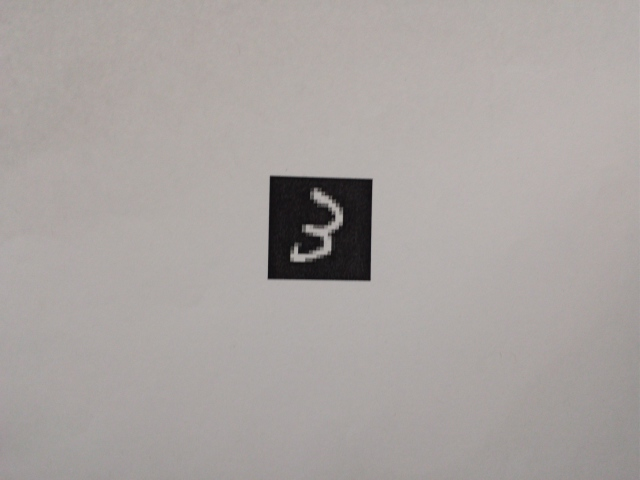
%> input picture image1.jpg, 640 x 480 px
$ octave --eval "result = roi(imread('image1.jpg'));"   (GNU Octave 9; MATLAB toolbox functions it lacks are replaced by stand-ins)
%> lines starting %> are read from the running program, lines starting %| are printed output that depends on the picture; in (x1, y1, x2, y2) boxes, pixels count from 0 and x2, y2 are one past the last pixel; in counts of white or black regions, pixels touching at a corner belong together; the program's own positions count from 1
function [ out ] = roi( img )
% Input should be the output of imread()
% Finds region of interest from input image
%   We know we want an set of digits within a black box,
%   withing a white box, that's somewhere in the image

% ---------------------------------------------------------------
% Get white projector image
% ---------------------------------------------------------------
img = imread('images/img12.jpg');
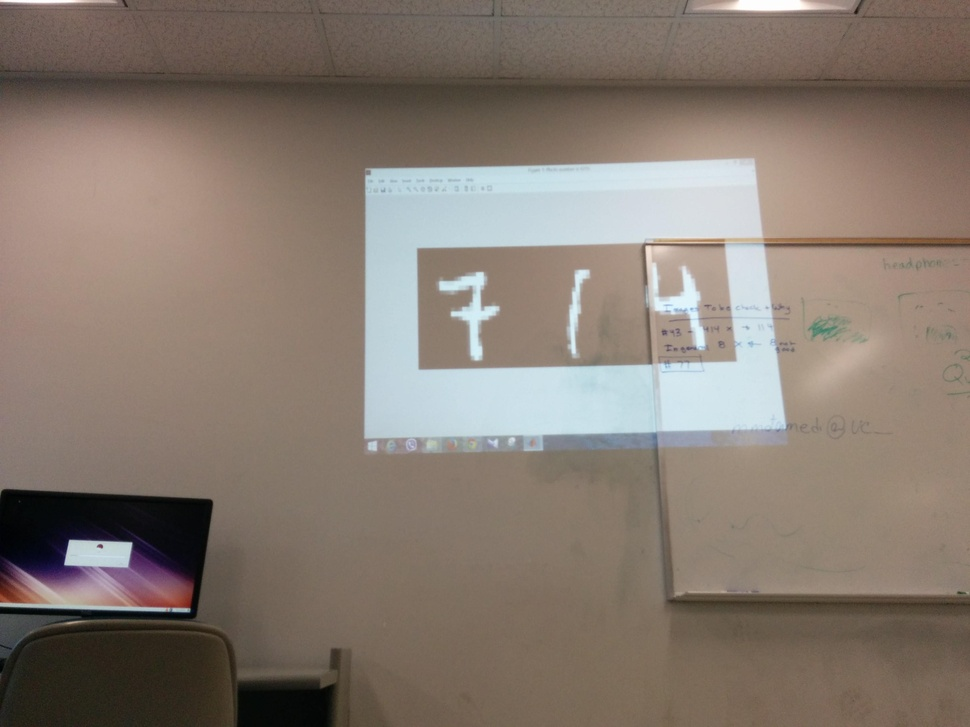
%> input picture images/img12.jpg, 970 x 727 px, shrunk from 3264 x 2448 before the run
%> img is the input picture: size 727x970x3 uint8; mean R, G, B 134.3, 121.9, 111.9

% Get image dimensions
imgROWS = size(img, 1);
%> imgROWS = 727
imgCOLS = size(img, 2);
%> imgCOLS = 970

% Create edge buffer of 10%
imgTop = round(imgROWS * .1);
%> imgTop = 73
imgBot = imgROWS - imgTop;
%> imgBot = 654
imgLeft = round(imgCOLS * .1);
%> imgLeft = 97
imgRight = imgCOLS - imgLeft;
%> imgRight = 873

% Turn into grayscale with new dimensions
gray = rgb2gray(img);
gray = gray(imgTop:imgBot, imgLeft:imgRight);
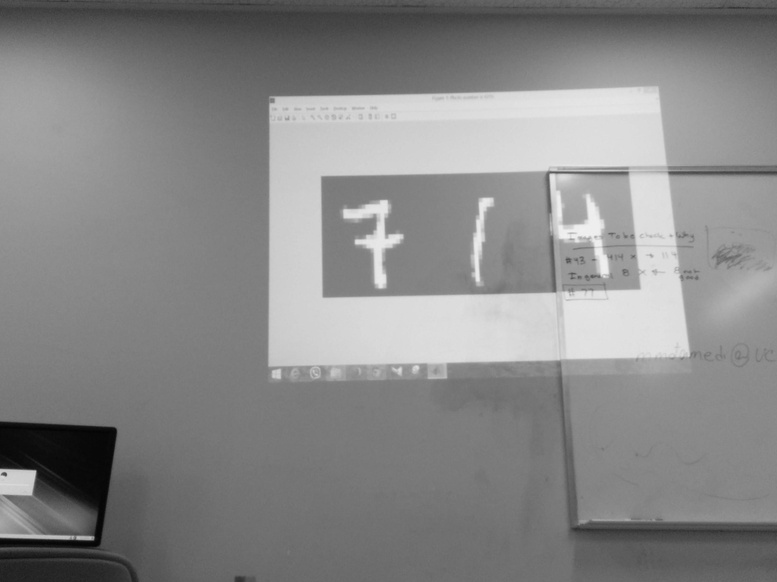
%> gray: size 582x777 uint8; min 4, max 242, mean 135.9

% generate summations of rows and cols
% This generates a numROWS x 1 matrix of the sum of all rows
row = sum(gray, 2);
%> row = 582 values, max 140374 at index 303, min 53168 at index 16, mean 105601.4
row_max = max(row);
%> row_max = 140374
row_avg = mean(row);
%> row_avg = 105601.4

% This generates a 1 x numCOLS martix of the sum of all cols
col = sum(gray, 1);
%> col = 777 values, max 98034 at index 648, min 58390 at index 100, mean 79099.1
col_max = max(col);
%> col_max = 98034
col_avg = mean(col);
%> col_avg = 79099.1

% Normalize row and col
row = row/row_max;
%> row = 582 values, max 1 at index 303, min 0.379 at index 16, mean 0.752
col = col/col_max;
%> col = 777 values, max 1 at index 648, min 0.596 at index 100, mean 0.807

% And convert to binary to show light distribution
%   All pretty black areas will be represented by 0s
%   All white areas will be 1s
row_level = ((row_max+row_avg)/2)/row_max;
%> row_level = 0.876
row = im2bw(row, row_level);
%> row = 582 logical values, 161 true
col_level = ((col_max+col_avg)/2)/col_max;
%> col_level = 0.903
col = im2bw(col, col_level);
%> col = 777 logical values, 162 true

% Get array where row_ind(1) == first part of white area
%   row_ind(end) should be the end of the projector area
row_indeces = find(row);
%> row_indeces = 161 values from 95 to 362

% Get array where col_ind(1) == first part of white area
%   col_ind(end) should be the end of the projector area
col_indeces = find(col);
%> col_indeces = 162 values from 292 to 676

% Create crop, region of the projector
crop = gray(row_indeces(1):row_indeces(end), col_indeces(1):col_indeces(end));
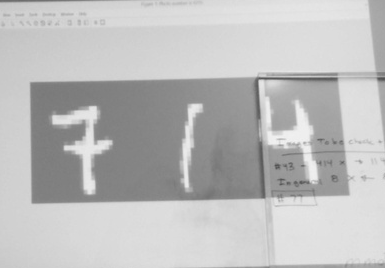
%> crop: size 268x385 uint8; min 81, max 242, mean 189.3


% Get cropped image dimensions
cropROWS = size(crop, 1);
%> cropROWS = 268
cropCOLS = size(crop, 2);
%> cropCOLS = 385

% Create edge buffer of 10%
cropTop = round(cropROWS * .1);
%> cropTop = 27
cropBot = cropROWS - cropTop;
%> cropBot = 241
cropLeft = round(cropCOLS * .1);
%> cropLeft = 39
cropRight = cropCOLS - cropLeft;
%> cropRight = 346

% New image with 5% edge buffer
crop = crop(cropTop:cropBot, cropLeft:cropRight);
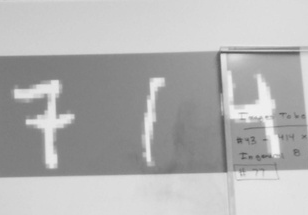
%> crop: size 215x308 uint8; min 81, max 242, mean 178.3

% ---------------------------------------------------------------
% Get black ROI image
% ---------------------------------------------------------------

% generate summations of rows and cols
% This generates a matrix of the sum of all rows
row = sum(crop, 2);
%> row = 215 values, max 67099 at index 215, min 42142 at index 169, mean 54913.4
row_max = max(row);
%> row_max = 67099
row_avg = mean(row);
%> row_avg = 54913.4

% This generates a martix of the sum of all cols
col = sum(crop, 1);
%> col = 308 values, max 44663 at index 308, min 34505 at index 5, mean 38332.4
col_max = max(col);
%> col_max = 44663
col_avg = mean(col);
%> col_avg = 38332.4

% Normalize row and col
row = row/row_max;
%> row = 215 values, max 1 at index 215, min 0.628 at index 169, mean 0.818
col = col/col_max;
%> col = 308 values, max 1 at index 308, min 0.773 at index 5, mean 0.858

% Normalize row and col
% And convert to binary to show light distribution
%   All pretty black areas will be represented by 0s
%   All white areas will be 1s
%row_level = ((row_max+row_avg)/2)/row_max;
row = im2bw(row, 0.9);
%> row = 215 logical values, 90 true
%col_level = ((col_max+col_avg)/2)/col_max;
col = im2bw(col, 0.9);
%> col = 308 logical values, 83 true

% Invert
row = ~row;
%> row = 215 logical values, 125 true
col = ~col;
%> col = 308 logical values, 225 true

% Get array where row_ind(1) == first part of white area
%   row_ind(end) should be the end of the projector area
row_indeces = find(row);
%> row_indeces = 125 values from 52 to 176

% Get array where col_ind(1) == first part of white area
%   col_ind(end) should be the end of the projector area
col_indeces = find(col);
%> col_indeces = 225 values from 1 to 300

% Create crop, region of the projector
final = crop(row_indeces(1):row_indeces(end), col_indeces(1):col_indeces(end));
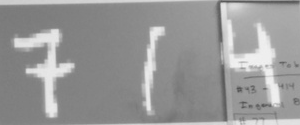
%> final: size 125x300 uint8; min 81, max 242, mean 152

% Get cropped image dimensions
finalROWS = size(final, 1);
%> finalROWS = 125
finalCOLS = size(final, 2);
%> finalCOLS = 300

% Create edge buffer of 5%
finalTop = round(finalROWS * 0.05);
%> finalTop = 6
finalBot = finalROWS - finalTop;
finalLeft = round(finalCOLS * 0.025);
finalRight = finalCOLS - finalLeft;

% New image with 5% edge buffer
final = final(finalTop:finalBot, finalLeft:finalRight);
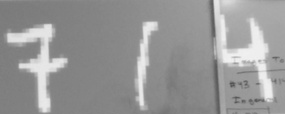
%> final: size 114x285 uint8; min 81, max 242, mean 151.1

final = im2bw(final, 0.85);
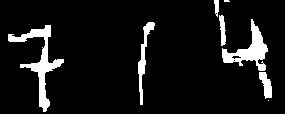
%> final: size 114x285 logical; 8.4% white; 8 white regions (2 under 20 px), largest, box (x1, y1, x2, y2) and area: (8, 25, 64, 112) 1072, (222, 19, 268, 71) 837, (138, 22, 155, 105) 396, (259, 72, 272, 99) 208, (219, 15, 226, 46) 142, (214, 0, 219, 17) 62
imshow(final);
% Return roi
out = final;
end
